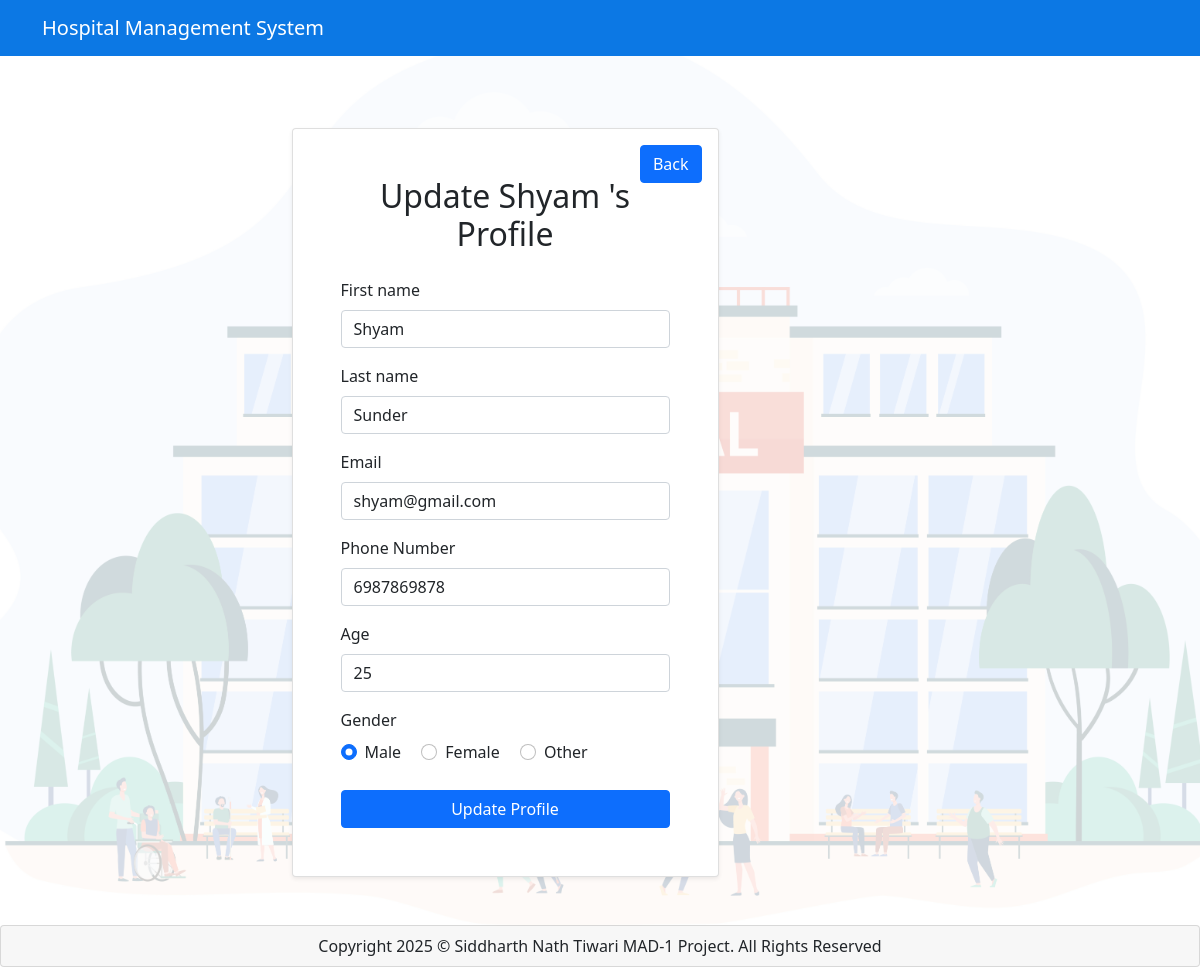
Page /admin/update_patient/1 (signed in) on the committed database.
### HMS/models.py (models this page shows, shortened)
class Patient(db.Model, UserMixin) :
    __tablename__ = 'patient'
    id = db.Column(db.Integer , primary_key =True)
    password = db.Column(db.String(200), nullable=False)
    fname = db.Column(db.String(100), nullable=False)
    lname = db.Column(db.String(100), nullable=True)
    age = db.Column(db.Integer , nullable= False)
    gender = db.Column(db.String(10), nullable=False)
    email = db.Column(db.String(100), nullable =False)
    phone = db.Column(db.String(10), nullable =False)
    blacklisted = db.Column(db.Boolean, default=False)
    appointments =db.relationship('Appointment', backref ='patient', lazy=True, cascade="all, delete-orphan")

### HMS/admin.py (the view)
@admin.route("/update_patient/<int:patient_id>", methods=["GET", "POST"])
@admin_required
def update_patient(patient_id):
    patient = Patient.query.get_or_404(patient_id)
    form = PatientProfileEditForm(patient_to_update=patient)
    if form.validate_on_submit():
        patient.fname = form.fname.data
        patient.lname = form.lname.data
        patient.email = form.email.data
        patient.phone = form.phone.data
        patient.age = form.age.data
        patient.gender = form.gender.data
        db.session.commit()
        flash('Patient profile updated successfully!', 'success')
        return redirect(url_for('admin.dashboard'))
    elif request.method == "GET":
        form.fname.data = patient.fname
        form.lname.data = patient.lname
        form.email.data = patient.email
        form.phone.data = patient.phone
        form.age.data = patient.age
        form.gender.data = patient.gender.lower()
    return render_template("admin/edit_patient_profile.html", title='Update Patient', role="admin", patient=patient, form=form)

### HMS/forms.py (shortened to what this page needs)
class PatientProfileEditForm(FlaskForm):
    fname = StringField(
        'First name ',
        validators=[DataRequired(), Length(min=2, max=20)],
    )
    lname = StringField(
        'Last name',
        validators=[DataRequired(), Length(min=2, max=20)],
    )
    phone = StringField('Phone Number', validators=[
        DataRequired(message="Phone number is required."),
        Regexp(
            r'^[6-9]\d{9}$',
            message="Please enter a valid 10-digit Indian mobile number."
        )
    ])
    age = IntegerField(
        'Age',
        validators=[DataRequired()],
    )
    email = StringField(
        'Email',
        validators=[DataRequired(), Email()]
    )
    gender = RadioField(
        'Gender',
        choices=[('male', "Male"), ('female', "Female"), ('other', "Other")],
    )
    submit = SubmitField('Update Profile')
    from .models import Patient
    def __init__(self, patient_to_update, *args, **kwargs):
        super(PatientProfileEditForm, self).__init__(*args, **kwargs)
        self.patient = patient_to_update

### HMS/__init__.py (called while the page is built)
@login_manager.user_loader
def load_user(string_user_id):
    if not string_user_id or '-' not in string_user_id:
        return None
    try:
        user_type, user_id = string_user_id.split('-')
        user_id = int(user_id)
    except ValueError:
        return None
    if user_type == 'admin':
        return Admin.query.get(user_id)
    elif user_type == 'patient':
        return Patient.query.get(user_id)
    elif user_type == 'doctor':
        return Doctor.query.get(user_id)
    return None

### HMS/templates/admin/edit_patient_profile.html (shortened to what this page needs)
{% extends 'base.html' %}
{% block content %}
<div class="container my-5">
    <div class="row justify-content-center">
        <div class="col-md-8 col-lg-6">
            <div class="card shadow-sm">
                <div class="card-body p-4 p-md-5">
                    <h2 class="card-title text-center mb-4">Update {{patient.fname}}'s Profile</h2>
                    <div class="position-absolute top-0 end-0 mt-3 me-3">
                        <a href="{{ url_for(role+'.dashboard') }}" class="btn btn-primary">Back</a>
                    </div>
                    <form method="POST" action="" novalidate>
                        <div class="mb-3">
                            {{ form.fname.label(class="form-label") }}
                            {% if form.fname.errors %}
                                {{ form.fname(class="form-control is-invalid") }}
                                <div class="invalid-feedback">
                                    {% for error in form.fname.errors %}
                                        <span>{{ error }}</span>
                                    {% endfor %}
                                </div>
                            {% else %}
                                {{ form.fname(class="form-control") }}
                            {% endif %}
                        </div>
                        <div class="mb-3">
                            {{ form.lname.label(class="form-label") }}
                            {% if form.lname.errors %}
                                {{ form.lname(class="form-control is-invalid") }}
                                <div class="invalid-feedback">
                                    {% for error in form.lname.errors %}
                                        <span>{{ error }}</span>
                                    {% endfor %}
                                </div>
                            {% else %}
                                {{ form.lname(class="form-control") }}
                            {% endif %}
                        </div>
                        <div class="mb-3">
                            {{ form.email.label(class="form-label") }}
                            {% if form.email.errors %}
                                {{ form.email(class="form-control is-invalid") }}
                                <div class="invalid-feedback">
                                    {% for error in form.email.errors %}
                                        <span>{{ error }}</span>
                                    {% endfor %}
                                </div>
                            {% else %}
                                {{ form.email(class="form-control") }}
                            {% endif %}
                        </div>
                        <div class="mb-3">
                            {{ form.phone.label(class="form-label") }}
                            {% if form.phone.errors %}
                                {{ form.phone(class="form-control is-invalid") }}
                                <div class="invalid-feedback">
                                    {% for error in form.phone.errors %}
                                        <span>{{ error }}</span>
                                    {% endfor %}
                                </div>
                            {% else %}
                                {{ form.phone(class="form-control") }}
                            {% endif %}
                        </div>
                        <div class="mb-3">
                            {{ form.age.label(class="form-label") }}
                            {% if form.age.errors %}
                                {{ form.age(class="form-control is-invalid") }}
                                <div class="invalid-feedback">
                                    {% for error in form.age.errors %}
                                        <span>{{ error }}</span>
                                    {% endfor %}
                                </div>
                            {% else %}
                                {{ form.age(class="form-control") }}
                            {% endif %}
                        </div>
                        <div class="mb-3">
                            {{ form.gender.label(class="form-label d-block") }}
                            {% for subfield in form.gender %}
                                <div class="form-check form-check-inline">
                                    {{ subfield(class="form-check-input") }}
                                    {{ subfield.label(class="form-check-label") }}
                                </div>
                            {% endfor %}
                        </div>
                        <div class="d-grid mt-4">
                            {{ form.submit(class="btn btn-primary") }}
                        </div>
                    </form>
                </div>
            </div>
        </div>
    </div>
</div>
{% endblock %}

### HMS/templates/base.html (style rules this page uses)
body { background-image: url('/static/hospital-bg.jpg'); background-position: center center; background-repeat: no-repeat; background-size: cover; background-attachment: fixed; background-color: rgba(255, 255, 255, 0.8); background-blend-mode: overlay; }

### rows in the picture
Patient: fname "Shyam", lname "Sunder", email "shyam@gmail.com", phone "6987869878", age "25"

### other values in the picture
{{ subfield.label(class="form-check-label") }} "Male" "Female" "Other"
